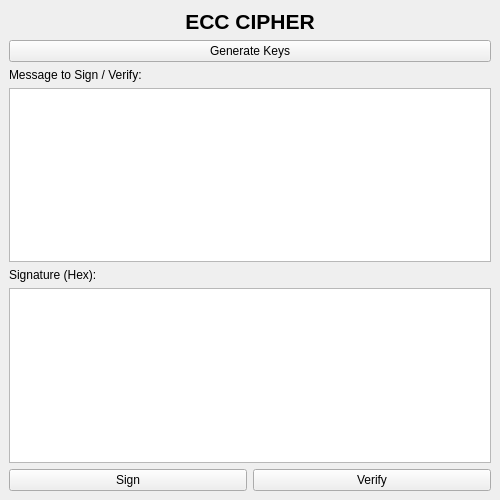
<?xml version="1.0" encoding="UTF-8"?>
<ui version="4.0">
 <class>MainWindow</class>
 <widget class="QMainWindow" name="MainWindow">
  <property name="geometry">
   <rect>
    <x>0</x>
    <y>0</y>
    <width>500</width>
    <height>500</height>
   </rect>
  </property>
  <property name="windowTitle">
   <string>ECC Signatures</string>
  </property>
  <widget class="QWidget" name="centralwidget">
   <layout class="QVBoxLayout" name="verticalLayout">
    <item>
     <widget class="QLabel" name="label_title">
      <property name="font">
       <font>
        <pointsize>16</pointsize>
        <weight>75</weight>
        <bold>true</bold>
       </font>
      </property>
      <property name="text">
       <string>ECC CIPHER</string>
      </property>
      <property name="alignment">
       <set>Qt::AlignCenter</set>
      </property>
     </widget>
    </item>
    <item>
     <widget class="QPushButton" name="btn_gen_keys">
      <property name="text">
       <string>Generate Keys</string>
      </property>
     </widget>
    </item>
    <item>
     <widget class="QLabel" name="lbl_info">
      <property name="text">
       <string>Message to Sign / Verify:</string>
      </property>
     </widget>
    </item>
    <item>
     <widget class="QPlainTextEdit" name="txt_info"/>
    </item>
    <item>
     <widget class="QLabel" name="lbl_sig">
      <property name="text">
       <string>Signature (Hex):</string>
      </property>
     </widget>
    </item>
    <item>
     <widget class="QPlainTextEdit" name="txt_signature"/>
    </item>
    <item>
     <layout class="QHBoxLayout" name="horizontalLayout">
      <item>
       <widget class="QPushButton" name="btn_sign">
        <property name="text">
         <string>Sign</string>
        </property>
       </widget>
      </item>
      <item>
       <widget class="QPushButton" name="btn_verify">
        <property name="text">
         <string>Verify</string>
        </property>
       </widget>
      </item>
     </layout>
    </item>
   </layout>
  </widget>
 </widget>
 <resources/>
 <connections/>
</ui>
